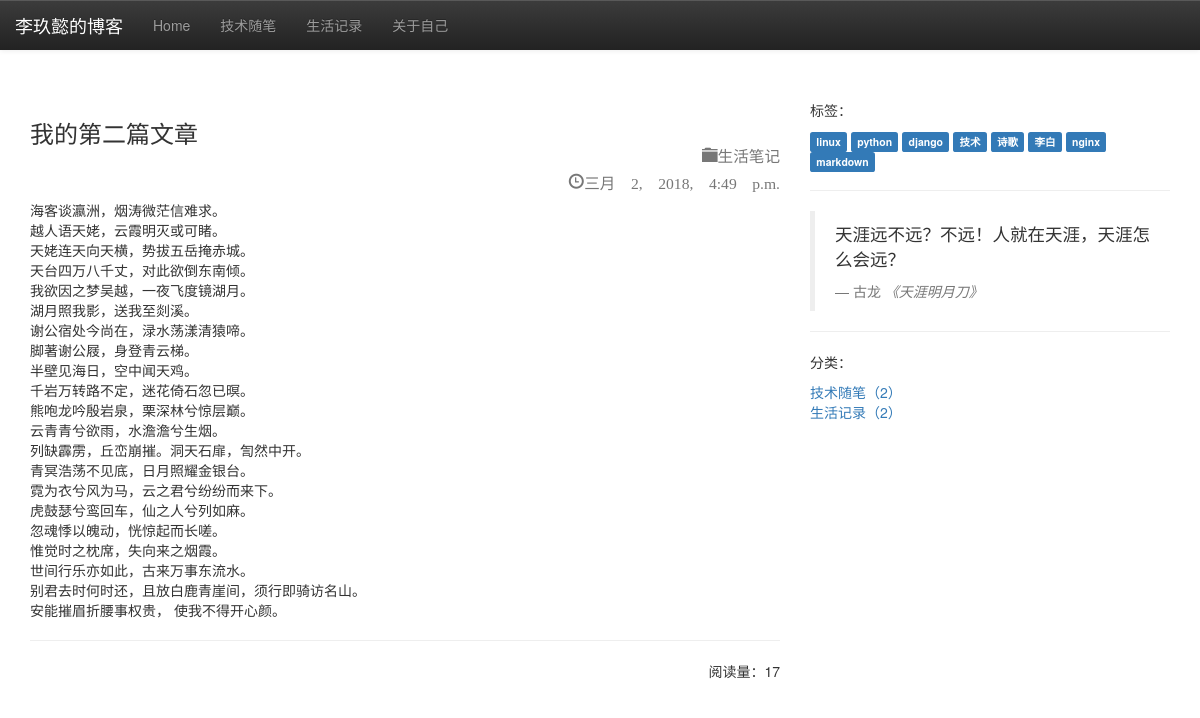
The app's page /blog/2/ with its own data.
### blog/models.py (models this page shows, shortened)
class Blog(models.Model):
    title = models.CharField(max_length=50, verbose_name='题目')
    content = models.TextField(verbose_name='内容')
    created_time = models.DateTimeField(auto_now_add=True, verbose_name='创建时间')
    changed_time = models.DateTimeField(auto_now=True, verbose_name='修改时间')
    tag = models.ManyToManyField(Tag,verbose_name='标签')
    category = models.ForeignKey(Category, on_delete=models.CASCADE,verbose_name='分类')
    view_count=models.IntegerField(default=0,verbose_name='阅读量')
    class Meta:
        ordering = ['-created_time']
        db_table = '博客'
        verbose_name_plural = '博客'

class Category(models.Model):
    category = models.CharField(max_length=20, verbose_name='分类')
    def __str__(self):
        return self.category
    class Meta:
        db_table = '分类'
        verbose_name_plural = '博客分类'

class Tag(models.Model):
    tag = models.CharField(max_length=20, verbose_name='标签')
    def __str__(self):
        return  self.tag
    class Meta:
        db_table = '标签'
        verbose_name_plural = '博客标签'

### blog/views.py (the view)
# urls.py: path('blog/<int:blogid>/',views.detailblogview,name='detail'),
def detailblogview(request, blogid):
    blog=models.Blog.objects.get(pk=blogid)
    tags = models.Tag.objects.all()
    blog_category_learn = models.Blog.objects.filter(category__category__contains='技术随笔').count()
    blog_category_life = models.Blog.objects.filter(category__category__contains='生活笔记').count()
    blog.view_count += 1
    blog.save()
    blog.content = markdown.markdown(blog.content,extensions=[
                                     'markdown.extensions.extra',
                                     'markdown.extensions.codehilite',
                                     'markdown.extensions.toc',])
    context = {
        'blog' : blog,
        'tags' : tags,
        'blog_category_learn' : blog_category_learn,
        'blog_category_life' :blog_category_life,
    }
    return render(request,'detail.html',context=context)

### templates/detail.html (shortened to what this page needs)
{% load static %}
<!DOCTYPE html>
<html lang="zh-CN">
<head>
<link rel="stylesheet" href="https://cdn.bootcss.com/bootstrap/3.3.7/css/bootstrap.min.css">
<link rel="stylesheet" href="https://cdn.bootcss.com/bootstrap/3.3.7/css/bootstrap-theme.min.css">
</head>
<body>
 <div class="container">
     <div class="row">
         <nav class="nav navbar-default navbar-fixed-top navbar-inverse" role="navigation">
             <a href="#" class="navbar-brand ">李玖懿的博客</a>
             <div id="navbar" class="collapse navbar-collapse">
                 <ul id="mytab" class="navbar-nav nav">
                     <li ><a href="{% url 'index' %}">Home</a></li>
                     <li ><a href="{% url 'learn' %}">技术随笔</a></li>
                     <li ><a href="{% url 'life' %}">生活记录</a> </li>
                     <li ><a href="">关于自己</a> </li>
                 </ul>
             </div>
         </nav>
     </div>
 </div>
 <br>
 <br>
 <br>
 <br>
 <br>
 <div class="container">
     <div class="row">
         <div class="col-md-8">
             <h3>{{ blog.title }}
                 <small>
                     <p class="text-right"><span class="glyphicon glyphicon-folder-close" aria-hidden="true">{{ blog.category }}</span></p>
                     <p class="text-right"><span class="glyphicon glyphicon-time" aria-hidden="true">{{ blog.created_time }}</span></p>
                 </small>
             </h3>
             <p>{{ blog.content|safe }}</p>
             <hr>
             <p class="text-right">阅读量：{{ blog.view_count }}</p>
         </div>
         <div class="col-md-4">
             <p>标签：</p>
             {% for tag in tags %}
                 <span class="label label-primary ">{{ tag }}</span>
             {% endfor %}
             <hr>
         <blockquote>
             <p>天涯远不远？不远！人就在天涯，天涯怎么会远？</p>
             <footer>古龙 <cite title="Source Title">《天涯明月刀》</cite></footer>
         </blockquote>
         <hr>
         <p>分类：</p>
         <a href="{% url 'learn' %}">技术随笔（{{ blog_category_learn }}）</a>
         <br>
         <a href="{% url 'life' %}">生活记录（{{ blog_category_life  }}）</a>
         </div>
     </div>
 </div>
</body>
</html>

### records on screen
Blog: title "我的第二篇文章", category "生活笔记", created_time "三月 2, 2018, 4:49 p.m.", content "海客谈瀛洲，烟涛微茫信难求。 越人语天姥，云霞明灭或可睹。 天姥连天向天横，势拔五岳掩赤城。 天台四万八千丈，对此欲倒东南倾。 我欲因之梦吴越，一夜飞度镜湖月。 湖月照我影，送我至剡溪。 谢公宿处今尚在，渌水荡漾清猿啼。 脚著谢公屐，身登青云梯。 半壁见海日，空中闻天鸡。 千岩万转路不定，迷花倚石忽已暝。 熊咆龙吟殷岩泉，栗深林兮惊层巅。 云青青兮欲雨，水澹澹兮生烟。 列缺霹雳，丘峦崩摧。洞天石扉，訇然中开。 青冥浩荡不见底，日月照耀金银台。 霓为衣兮风为马，云之君兮纷纷而来下。 虎鼓瑟兮鸾回车，仙之人兮列如麻。 忽魂悸以魄动，恍惊起而长嗟。 惟觉时之枕席，失向来之烟霞。 世间行乐亦如此，古来万事东流水。 别君去时何时还，且放白鹿青崖间，须行即骑访名山。 安能摧眉折腰事权贵， 使我不得开心颜。", view_count "17"
Tag: tag "linux"
Tag: tag "python"
Tag: tag "django"
Tag: tag "技术"
Tag: tag "诗歌"
Tag: tag "李白"
Tag: tag "nginx"
Tag: tag "markdown"

### other values on screen
{{ blog_category_learn }} "2"
{{ blog_category_life }} "2"
